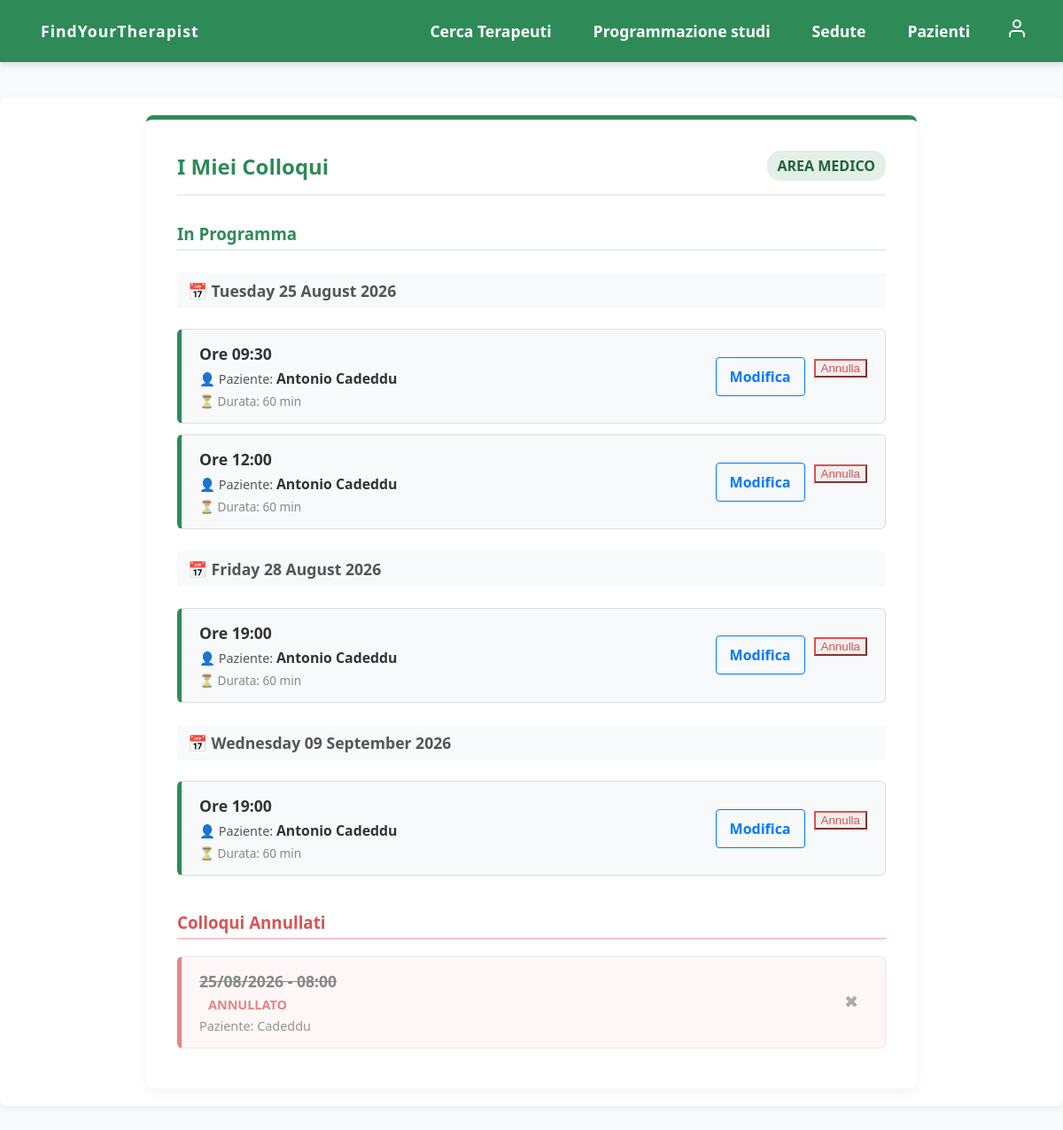
The app's page /prenotazioni/visualizza-prenotazioni/ (signed in) with its own data.
### prenotazioni/models.py (models this page shows, shortened)
class Prenotazione(models.Model):
    paziente = models.ForeignKey('utenti.Paziente', on_delete=models.CASCADE, related_name='prenotazioni')
    terapeuta = models.ForeignKey('utenti.Terapeuta', on_delete=models.CASCADE, related_name='prenotazioni')
    data_ora = models.DateTimeField()
    durata_minuti = models.PositiveIntegerField(default=60)
    letta_da_medico = models.BooleanField(default=False)
    nascosta_paziente = models.BooleanField(default=False)
    nascosta_terapeuta = models.BooleanField(default=False)
    STATO_CHOICES = [
        ('in_programma', 'In Programma'),
        ('cancellata', 'Cancellata'),
    ]
    stato = models.CharField(max_length=20, choices=STATO_CHOICES, default='in_programma')
    class Meta:
        verbose_name = "Prenotazione"
        verbose_name_plural = "Prenotazioni"
        ordering = ['data_ora']
        constraints = [
            models.UniqueConstraint(fields=['terapeuta', 'data_ora'], name='unica_seduta_terapeuta')
        ]

### utenti/models.py (models this page shows, shortened)
class Paziente(models.Model):
    user = models.OneToOneField(User, on_delete=models.CASCADE)
    data_nascita = models.DateField(blank=True, null=True)
    numero_telefono = models.CharField(max_length=15, blank=True, null=True)
    indirizzo = models.CharField(max_length=200, blank=True, null=True)
    CF = models.CharField(max_length=16, blank=True, null=True)  # Codice Fiscale
    class Meta:
        verbose_name = "Paziente"
        verbose_name_plural = "Pazienti"
        ordering = ['id']

### prenotazioni/views.py (the view)
# urls.py: path('visualizza-prenotazioni/', VisualizzaPrenotazioniView.as_view(), name='visualizza_prenotazioni'),
class VisualizzaPrenotazioniView(LoginRequiredMixin, View):
    def get(self, request):
        ora_attuale = timezone.now()
        if hasattr(request.user, 'paziente'):
            prossimi = Prenotazione.objects.filter(paziente=request.user.paziente, data_ora__gte=ora_attuale, stato='in_programma').order_by('data_ora')
            passati = Prenotazione.objects.filter(paziente=request.user.paziente, data_ora__lt=ora_attuale, stato='in_programma',).order_by('-data_ora')
            cancellati = Prenotazione.objects.filter(paziente=request.user.paziente, stato='cancellata', nascosta_paziente=False).order_by('-data_ora')
            tipo_utente = 'paziente'
            nuovi_id = []
        elif hasattr(request.user, 'terapeuta'):
            terapeuta = request.user.terapeuta
            non_lette = Prenotazione.objects.filter(terapeuta=terapeuta, letta_da_medico=False, stato='in_programma')
            conteggio_nuove = non_lette.count()
            nuovi_id = list(non_lette.values_list('id', flat=True))
            if conteggio_nuove > 0:
                messaggio = "Hai 1 nuovo colloquio prenotato!" if conteggio_nuove == 1 else f"Hai {conteggio_nuove} nuovi colloqui prenotati!"
                messages.info(request, messaggio)
                non_lette.update(letta_da_medico=True)
            prossimi = Prenotazione.objects.filter(terapeuta=terapeuta, data_ora__gte=ora_attuale, stato='in_programma').order_by('data_ora')
            passati = Prenotazione.objects.filter(terapeuta=terapeuta, data_ora__lt=ora_attuale, stato='in_programma').order_by('-data_ora')
            cancellati = Prenotazione.objects.filter(terapeuta=terapeuta, stato='cancellata', nascosta_terapeuta=False).order_by('-data_ora')
            tipo_utente = 'terapeuta'
        else:
            messages.error(request, "Accesso negato: profilo non riconosciuto.")
            return redirect('home')
        context = {
            'prossimi': prossimi, 'passati': passati, 'cancellati': cancellati,
            'tipo_utente': tipo_utente, 'nuovi_id': nuovi_id
        }
        return render(request, 'prenotazioni/visualizza_prenotazioni.html', context)

### templates/prenotazioni/visualizza_prenotazioni.html (shortened to what this page needs)
{% extends 'base.html' %}
{% load static %}
{% block extra_css %}
    <link rel="stylesheet" href="{% static 'css/prenotazioni.css' %}?v=3">
{% endblock %}
{% block contenuto %}
<div class="prenotazioni-container" style="max-width: 800px; margin: 0 auto;">
    <div class="header-sezione" style="display: flex; justify-content: space-between; align-items: center;">
        <h2>I Miei Colloqui</h2>
        <span class="badge" style="background: #e2f0e6; color: #1f633d; font-size: 1rem;">
            {% if tipo_utente == 'paziente' %}Area Paziente{% else %}Area Medico{% endif %}
        </span>
    </div>
    <h3 style="color: #2e8b57; border-bottom: 2px solid #e2f0e6; padding-bottom: 5px; margin-top: 30px;">In Programma</h3>
    {% if prossimi %}
        {% regroup prossimi by data_ora.date as sedute_per_giorno %}
        {% for gruppo in sedute_per_giorno %}
            <h4 class="header-data-gruppo">
                📅 {{ gruppo.grouper|date:"l d F Y" }}
            </h4>
            {% for appuntamento in gruppo.list %}
                <div class="card-lista" style="margin-bottom: 12px; border-left: 5px solid #2e8b57; display: flex; justify-content: space-between; align-items: center;">
                    <div class="card-dettagli">
                        <strong style="font-size: 1.1em; color: #333;">
                            Ore {{ appuntamento.data_ora|time:"H:i" }}
                        </strong>
                        {% if tipo_utente == 'paziente' %}
                            <span style="display: block; margin-top: 5px; color: #555;">🧑‍⚕️ <strong>Dott. {{ appuntamento.terapeuta.user.first_name }} {{ appuntamento.terapeuta.user.last_name }}</strong></span>
                        {% else %}
                            <span style="display: block; margin-top: 5px; color: #555;">👤 Paziente: <strong>{{ appuntamento.paziente.user.first_name }} {{ appuntamento.paziente.user.last_name }}</strong></span>
                        {% endif %}
                        <span style="font-size: 0.85em; color: #888; display: block; margin-top: 5px;">⏳ Durata: {{ appuntamento.durata_minuti }} min</span>
                    </div>
                    <div class="card-azioni" style="display: flex; gap: 10px;">
                        {% if tipo_utente == 'terapeuta' %}
                            <a href="{% url 'prenotazioni:modifica_prenotazione' appuntamento.id %}" class="btn-secondary-small" style="color: #007bff; border-color: #007bff; text-decoration: none; padding: 10px 15px; font-weight: bold; border-radius: 4px; border: 1px solid; display: inline-block;">Modifica</a>
                        {% endif %}
                        <form method="POST" action="{% url 'prenotazioni:elimina_prenotazione' appuntamento.id %}" onsubmit="return confirm('Sei sicuro di voler annullare questo appuntamento?');">
                            <button type="submit" class="btn-secondary-small" style="color: #d9534f; border-color: #d9534f;">Annulla</button>
                        </form>
                    </div>
                </div>
            {% endfor %}
        {% endfor %}
    {% else %}
        <div style="text-align: center; padding: 30px; background: #f8f9fa; border-radius: 8px; color: #666;">
            Nessun colloquio in programma.
        </div>
    {% endif %}
    <h3 style="color: #d9534f; border-bottom: 2px solid #f5c6cb; padding-bottom: 5px; margin-top: 40px;">Colloqui Annullati</h3>
    {% if cancellati %}
        <div style="opacity: 0.7;">
            {% for appuntamento in cancellati %}
                <div class="card-lista" style="margin-bottom: 10px; border-left: 5px solid #d9534f; background: #fff5f5; display: flex; justify-content: space-between; align-items: center;">
                    <div class="card-dettagli">
                        <strong style="text-decoration: line-through; color: #555;">{{ appuntamento.data_ora|date:"d/m/Y" }} - {{ appuntamento.data_ora|time:"H:i" }}</strong>
                        <span style="color: #d9534f; font-weight: bold; margin-left: 10px;">ANNULLATO</span>
                        {% if tipo_utente == 'paziente' %}
                            <span style="color: #666; display: block;">Dott. {{ appuntamento.terapeuta.user.last_name }}</span>
                        {% else %}
                            <span style="color: #666; display: block;">Paziente: {{ appuntamento.paziente.user.last_name }}</span>
                        {% endif %}
                    </div>
                    <div class="card-azioni">
                        <form method="POST" action="{% url 'prenotazioni:nascondi_prenotazione' appuntamento.id %}">
                            <button type="submit" style="background: none; border: none; color: #888; cursor: pointer; font-size: 1.2em; padding: 5px 10px;" title="Rimuovi dall'elenco">
                                ✖
                            </button>
                        </form>
                    </div>
                </div>
            {% endfor %}
        </div>
    {% else %}
        <p style="text-align: center; color: #888; font-size: 0.9em;">Nessun colloquio annullato.</p>
    {% endif %}
</div>
{% endblock %}

### static/css/style.css (style rules this page uses)
body { margin: 0; padding: 0; font-family: 'Segoe UI', Tahoma, Geneva, Verdana, sans-serif; background-color: #f8f9fa; color: #333; }

### static/css/prenotazioni.css (style rules this page uses)
.prenotazioni-container { max-width: 900px; margin: 40px auto; background: white; padding: 35px; border-radius: 8px; box-shadow: 0 4px 15px rgba(0,0,0,0.05); border-top: 5px solid #2e8b57; }
.header-sezione { display: flex; justify-content: space-between; align-items: center; border-bottom: 2px solid #eee; padding-bottom: 15px; margin-bottom: 25px; }
.header-sezione h2 { color: #2e8b57; margin: 0; }
.card-lista { background-color: #f8f9fa; border: 1px solid #ddd; border-radius: 6px; padding: 15px 20px; margin-bottom: 15px; display: flex; justify-content: space-between; align-items: center; }
.card-dettagli strong { color: #333; font-size: 1.1em; }
.card-dettagli span { display: block; color: #666; margin-top: 5px; font-size: 0.9em; }
.badge { padding: 6px 12px; border-radius: 15px; font-size: 0.85em; font-weight: bold; text-transform: uppercase; }
.header-data-gruppo { color: #555; background: #f8f9fa; padding: 8px 12px; border-radius: 4px; margin-top: 25px; font-size: 1.1em; }

### records on screen
Prenotazione: data_ora "09:30", paziente.user.first_name "Antonio", paziente.user.last_name "Cadeddu", durata_minuti "60"
Prenotazione: data_ora "12:00", paziente.user.first_name "Antonio", paziente.user.last_name "Cadeddu", durata_minuti "60"
Prenotazione: data_ora "19:00", paziente.user.first_name "Antonio", paziente.user.last_name "Cadeddu", durata_minuti "60"
Prenotazione: data_ora "19:00", paziente.user.first_name "Antonio", paziente.user.last_name "Cadeddu", durata_minuti "60"
Prenotazione: data_ora "25/08/2026", data_ora "08:00", paziente.user.last_name "Cadeddu"

### other values on screen
{{ gruppo.grouper|date:"l d F Y" }} "Tuesday 25 August 2026" "Friday 28 August 2026" "Wednesday 09 September 2026"
